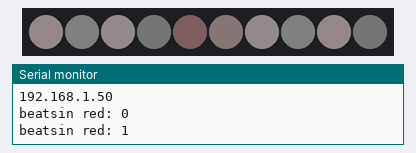
The sketch below on a simulated ESP8266 (Wemos D1 mini). On the bench: 10 RGB LEDs in strip order, left to right, the last lines printed to the serial monitor. Dim RGB values are drawn brighter than linear; WiFi joins after 1.5 s; servers stay silent unless stated; random numbers use the default seed unless the sketch sets one.

Above: at 1.62 s.
At 2.62 s:
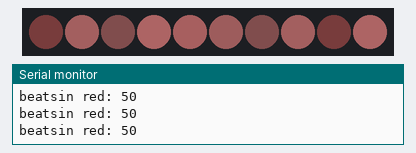
At 3.02 s:
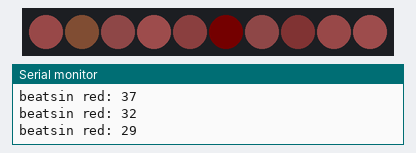
At 11.03 s:
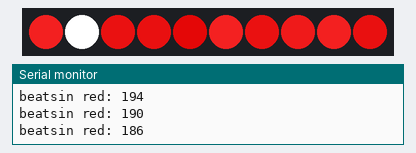
At 19.65 s:
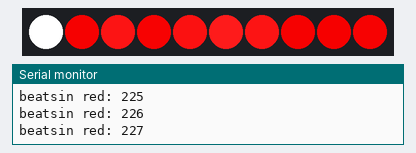
At 39.88 s:
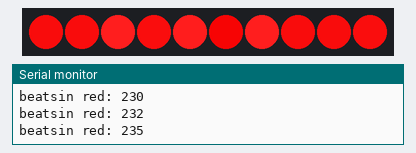

The sketch:

rgbWifiClient.ino
```cpp
/*
 *  This sketch sends data via HTTP GET requests to data.sparkfun.com service.
 *
 *  You need to get streamId and privateKey at data.sparkfun.com and paste them
 *  below. Or just customize this script to talk to other HTTP servers.
 *
 */

#include <ESP8266WiFi.h>
#include <ESP8266HTTPClient.h>
#include <FastLED.h>
#include <WiFiUdp.h>

const char* ssid = "kazoosh";
const char* password = "ugabuga321#";
String host = "192.168.178.21";
const int httpPort = 3000;

// Fastled WS2811
// #define NUM_LEDS 52
#define NUM_LEDS 10
#define DATA_PIN 2
CRGB leds[NUM_LEDS];
CRGB diffs[NUM_LEDS]; // diffs from current collor (for wobble effect)
int randomPerLed[NUM_LEDS];

// generate an moderatly unique id ;) for this light
int uniqueId = random(1, 30000);

CRGB currentColor( CRGB::Black);
CRGB nextColor( CRGB::Red);

//Declare object of class HTTPClient
HTTPClient http;
String Link = "http://" + host + ":" + String(httpPort) + "/color?id=" + uniqueId;
void loop() {
  //EVERY_N_SECONDS(1) { requestColor(); }


  EVERY_N_MILLISECONDS(50) {
      blendToNextColor(1);
      //updateColorDiffArray();
      updateLEDS();
      beatsin();
  }
}

void beatsin() {
  Serial.print("beatsin red: ");
  Serial.println( beatsin8(30, _max(0,currentColor.r -30), _min(255,currentColor.r +30)));
}

// blends current color to target color
void blendToNextColor(int speed) {
   currentColor.r = blendToNextColorValue(currentColor.r, nextColor.r, speed);
   currentColor.g = blendToNextColorValue(currentColor.g, nextColor.g, speed);
   currentColor.b = blendToNextColorValue(currentColor.b, nextColor.b, speed);
}

// brings from value closer to to value on every call (blend from current to target)
int blendToNextColorValue(int current, int target, int speed) {
  if(current != target){
    current = current + ((target - current) / abs(target - current)) * speed;
  }
  return current;
}


// send a request to server and update current color
void requestColor() {
  http.begin(Link);     //Specify request destination
  int httpCode = http.GET();            //Send the request
  String payload = http.getString();    //Get the response payload
  // replace


  payload.replace("[", "");
  payload.replace("]", "");
  nextColor = CRGB(255 * getValue(payload, ',', 0).toFloat(), 255 * getValue(payload, ',', 1).toFloat(), 255 * getValue(payload, ',', 2).toFloat());
  //brightness = getValue(payload, ',', 3).toFloat();
  http.end();  //Close connection
}


void updateLEDS()
{

    for( int i = 0; i < NUM_LEDS; i++) {
       if( random8() < 4) {
          leds[ random16(NUM_LEDS) ] += CRGB::White;
        }
        leds[i].r = beatsin8(randomPerLed[i], _max(0,currentColor.r -30), _min(255,currentColor.r +30));
        leds[i].g = beatsin8(randomPerLed[i], _max(0,currentColor.g -30), _min(255,currentColor.g +30));
        leds[i].b = beatsin8(randomPerLed[i], _max(0,currentColor.b -30), _min(255,currentColor.b +30));
    }

    FastLED.show();
}

String getValue(String data, char separator, int index)
{
  int found = 0;
  int strIndex[] = {0, -1};
  int maxIndex = data.length()-1;

  for(int i=0; i<=maxIndex && found<=index; i++){
    if(data.charAt(i)==separator || i==maxIndex){
        found++;
        strIndex[0] = strIndex[1]+1;
        strIndex[1] = (i == maxIndex) ? i+1 : i;
    }
  }

  return found>index ? data.substring(strIndex[0], strIndex[1]) : "";
}

void setup() {
  FastLED.addLeds<WS2811, DATA_PIN, GRB>(leds, NUM_LEDS);

  for(int i=0; i<NUM_LEDS; i++) {
    randomPerLed[i] = 30 + random(0,10);
  }

  Serial.begin(115200);
  delay(10);

  // We start by connecting to a WiFi network

  Serial.println();
  Serial.println();
  Serial.print("Connecting to ");
  Serial.println(ssid);

  WiFi.begin(ssid, password);

  while (WiFi.status() != WL_CONNECTED) {
    delay(500);
    Serial.print(".");
  }

  Serial.println("");
  Serial.println("WiFi connected");
  Serial.println("IP address: ");
  Serial.println(WiFi.localIP());
}
```
